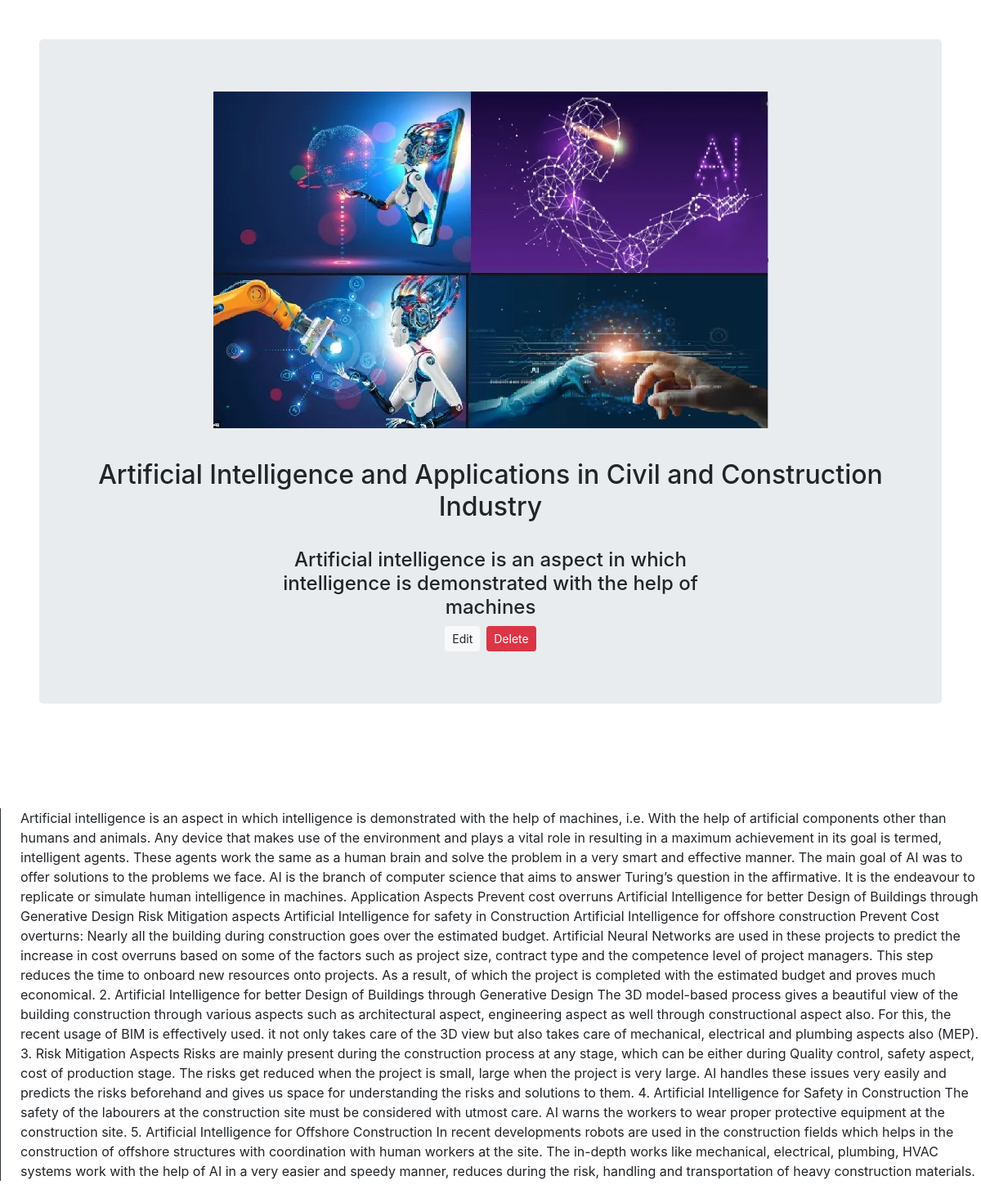
Page /view.php?id=1 on the committed database.
### tables this page shows
CREATE TABLE `createBlog` (
  `id` int NOT NULL,
  `title` varchar(255) NOT NULL,
  `description` varchar(255) NOT NULL,
  `content` text NOT NULL,
  `img_name` varchar(50) NOT NULL,
  `img_path` varchar(100) NOT NULL
);

### logic.php (called while the page is built, shortened)
<?php
    $conn = mysqli_connect("localhost" , "Bala" , "Bala@2703" , "Blog");
    if(isset($_REQUEST['id']))
    {
        $id = $_REQUEST['id'];
        $sql =  "SELECT * FROM createBlog WHERE id = $id";
        $query  = mysqli_query($conn , $sql);
    }
    ?>

### view.php (the view, shortened to what this page needs)
<?php
include "logic.php"
?>
<!DOCTYPE html>
<html lang="en">
<head>
    <link rel="stylesheet" href="https://stackpath.bootstrapcdn.com/bootstrap/4.5.2/css/bootstrap.min.css">
</head>
<body>
        <?php foreach ($query as $q)
        {?>
            <div class="p-5 rounded-lg text-black text-center" style="justify-content:center;align-items:center;text-align:center" >
                <div class="jumbotron" style="background-size:cover;">
            <img src="<?php echo $q['img_path']?>" alt=""  >
            <br>
                <h2>
                   <br> <?php echo $q['title']; ?>
                </h2>
                <br>
                <h4 style="width: 50%;margin-left:25%">
                    <?php echo $q['description']?>
                </h4>
                <div class="d-flex mt-2 justify-content-center align-items-center">
                    <a class="btn btn-light btn-sm"  href="editblog.php?id=<?php echo $q['id']; ?>">Edit</a>
                    <form method="POST">
                        <button class="btn btn-danger btn-sm ml-2" name="Delete"  >Delete</button>
                    </form>
                </div>
                </div>
            </div>
                <p class="mt-5 border-left border-dark pl-4 " >
                    <?php echo $q['content']; ?>
                </p>
       <?php }?>
</body>
</html>

### rows in the picture
createblog: img_path (picture), title "Artificial Intelligence and Applications in Civil and Construction Industry", description "Artificial intelligence is an aspect in which intelligence is demonstrated with the help of machines", content "Artificial intelligence is an aspect in which intelligence is demonstrated with the help of machines, i.e. With the help of artificial components other than humans and animals. Any device that makes use of the environment and plays a vital role in resulting in a maximum achievement in its goal is termed, intelligent agents. These agents work the same as a human brain and solve the problem in a very smart and effective manner. The main goal of AI was to offer solutions to the problems we face. AI is the branch of computer science that aims to answer Turing’s question in the affirmative. It is the endeavour to replicate or simulate human intelligence in machines. Application Aspects Prevent…"
